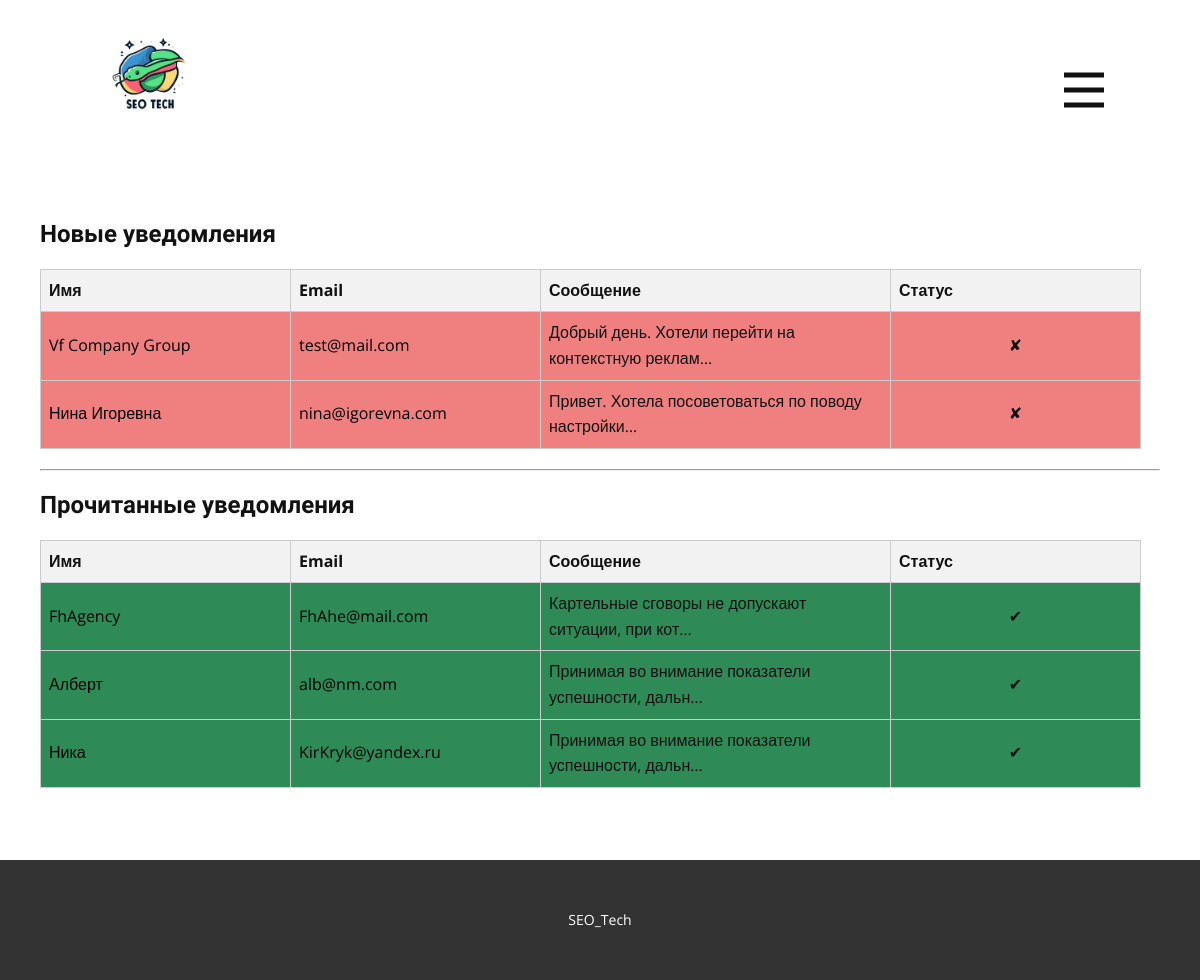
The page /admin_view/ on the database as committed earlier.
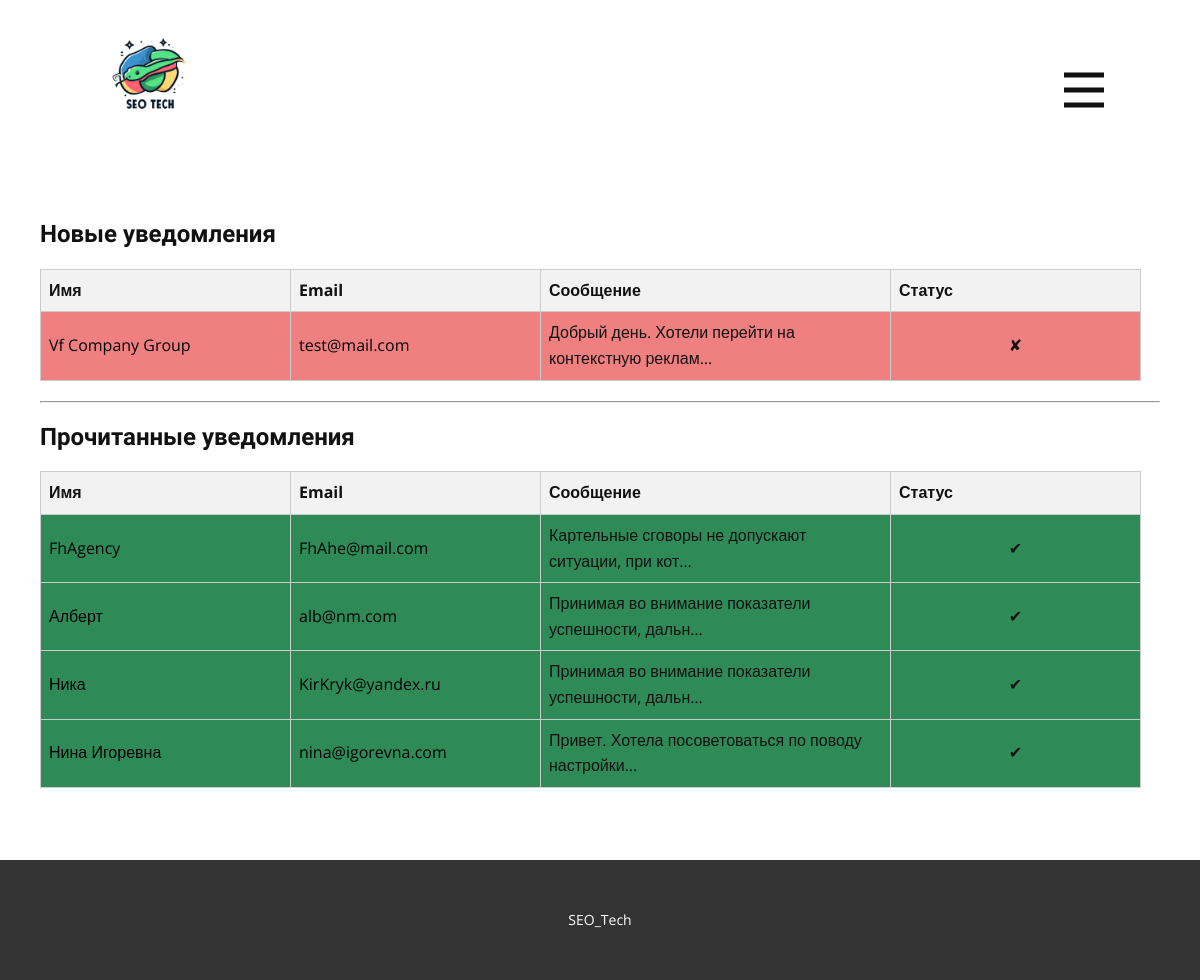
The same page on the database as committed later.
### main/models.py (models this page shows, shortened)
class AskLetter(models.Model):
    name = models.CharField(max_length=250, verbose_name="Имя")
    mail = models.EmailField(verbose_name="Почта")
    message = models.TextField(blank=True, null=True, verbose_name="Текст")
    is_read = models.BooleanField(default=False, verbose_name="Прочитано")
    class Meta:
        verbose_name = "Заявка"
        verbose_name_plural = "Заявки"
        ordering = ["-is_read"]

### main/views.py (the view)
# urls.py: path("admin_view/", admin, name="admin"),
def admin(request):
    new_letters = AskLetter.objects.filter(is_read=False)
    read_letters = AskLetter.objects.filter(is_read=True)
    context = {"new_letters": new_letters, "read_letters": read_letters}
    return render(request, "main/pages/admin.html", context)

### main/templates/main/pages/admin.html (shortened to what this page needs)
{% extends 'main/base.html' %}
{% load static %}
{% block content %}
<section>
    <h4>Новые уведомления</h4>
    {% if new_letters %}
    <table class="unread">
        <thead>
            <tr>
                <th>Имя</th>
                <th>Email</th>
                <th>Сообщение</th>
                <th>Статус</th>
            </tr>
        </thead>
        <tbody>
            {% for let in new_letters %}
            <tr>
                <td><a href="{% url 'main:admin_detail_view' pk=let.pk %}">{{ let.name }}</a></td>
                <td><a href="{% url 'main:admin_detail_view' pk=let.pk %}">{{ let.mail }}</a></td>
                <td class="message">{{ let.message|truncatechars:50 }}</td>
                <td style="text-align:center">&#10008;</td>
            </tr>
            {% endfor %}
        </tbody>
    </table>
    {% endif %}
    <hr>
    <h4>Прочитанные уведомления</h4>
    {% if read_letters %}
    <table class="read" id="read">
        <thead>
            <tr>
                <th>Имя</th>
                <th>Email</th>
                <th>Сообщение</th>
                <th>Статус</th>
            </tr>
        </thead>
        <tbody>
            {% for let in read_letters %}
            <tr>
                <td><a href="{% url 'main:admin_detail_view' pk=let.pk %}">{{ let.name }}</a></td>
                <td><a href="{% url 'main:admin_detail_view' pk=let.pk %}">{{ let.mail }}</a></td>
                <td class="message">{{ let.message|truncatechars:50 }}</td>
                <td style="text-align:center">&#10004;</td>
            </tr>
            {% endfor %}
        </tbody>
    </table>
    {% endif %}
</section>
{% endblock %}

### main/templates/main/base.html (shortened to what this page needs)
{% load static %}
<!DOCTYPE html>
<html style="font-size: 16px;" lang="ru">
<head>
    <link rel="stylesheet" href="{% static 'css/nicepage.css' %}" media="screen">
    <link rel="stylesheet" href="{% static 'css/Главная.css' %}" media="screen">
</head>
<body data-path-to-root="./" data-include-products="false" class="u-body u-xl-mode" data-lang="ru">
<header class="u-clearfix u-header u-sticky-9848" id="sec-d497">
    <div class="u-clearfix u-sheet u-sheet-1">
        <a href="{% url 'main:index' %}" class="u-image u-logo u-image-1" data-image-width="150" data-image-height="150">
            <img src="{% static 'img/logo.png' %}" class="u-logo-image u-logo-image-1">
        </a>
        <nav class="u-menu u-menu-hamburger u-offcanvas u-menu-1" data-responsive-from="XL">
            <div class="menu-collapse" style="font-size: 1rem; letter-spacing: 0px; font-weight: 700;">
                <a class="u-button-style u-custom-active-border-color u-custom-active-color u-custom-border u-custom-border-color u-custom-borders u-custom-hover-border-color u-custom-hover-color u-custom-left-right-menu-spacing u-custom-padding-bottom u-custom-text-active-color u-custom-text-color u-custom-text-decoration u-custom-text-hover-color u-custom-top-bottom-menu-spacing u-nav-link u-text-active-palette-1-base u-text-hover-palette-2-base"
                   href="#" style="padding: 12px; font-size: calc(1em + 24px);">
                    <svg class="u-svg-link" viewBox="0 0 24 24">
                        <use xmlns:xlink="http://www.w3.org/1999/xlink" xlink:href="#menu-hamburger"></use>
                    </svg>
                </a>
            </div>
        </nav>
    </div>
</header>
{% block content %}
{% endblock %}
<footer class="u-align-center u-clearfix u-footer u-grey-80 u-footer" id="sec-7512">
    <div class="u-clearfix u-sheet u-sheet-1">
        <p class="u-small-text u-text u-text-variant u-text-1">SEO_Tech</p>
    </div>
</footer>
</body>
</html>

### main/templates/main/pages/admin.html (style rules this page uses)
section { min-height:600px; margin: 40px; }
.unread { max-width: 700px; background-color: #F08080; }
.read { max-width: 700px; background-color: #2E8B57; }
a { color: black; }
table { border-collapse: collapse; width: 100%; margin-bottom: 20px; }
table, th, td { border: 1px solid #ccc; }
th, td { padding: 8px; text-align: left; min-width: 250px; }
th { background-color: #f2f2f2; }
.message { min-width: 350px; }

Rows that differ between the two databases and show on the page:
changed AskLetter "Нина Игоревна": moves from the list under "Новые уведомления" to the list under "Прочитанные уведомления"
